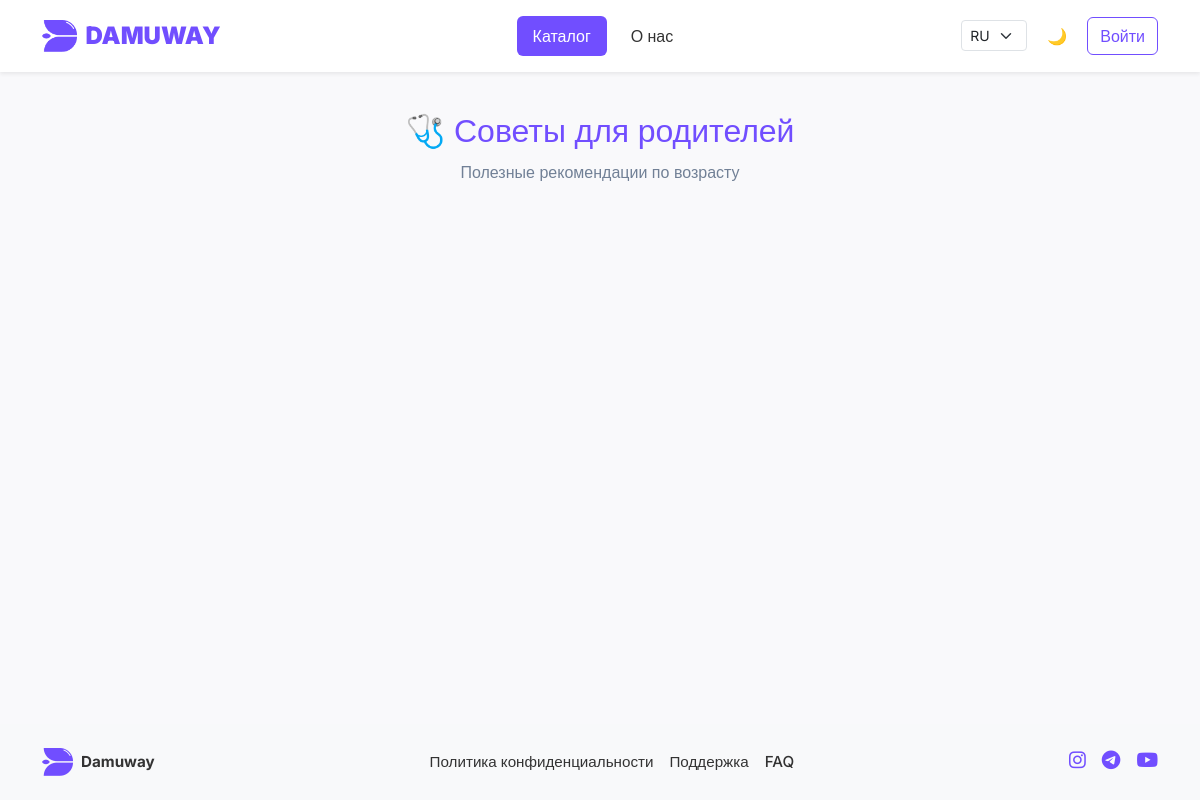
Before: /ru/advice/ with the older database file.
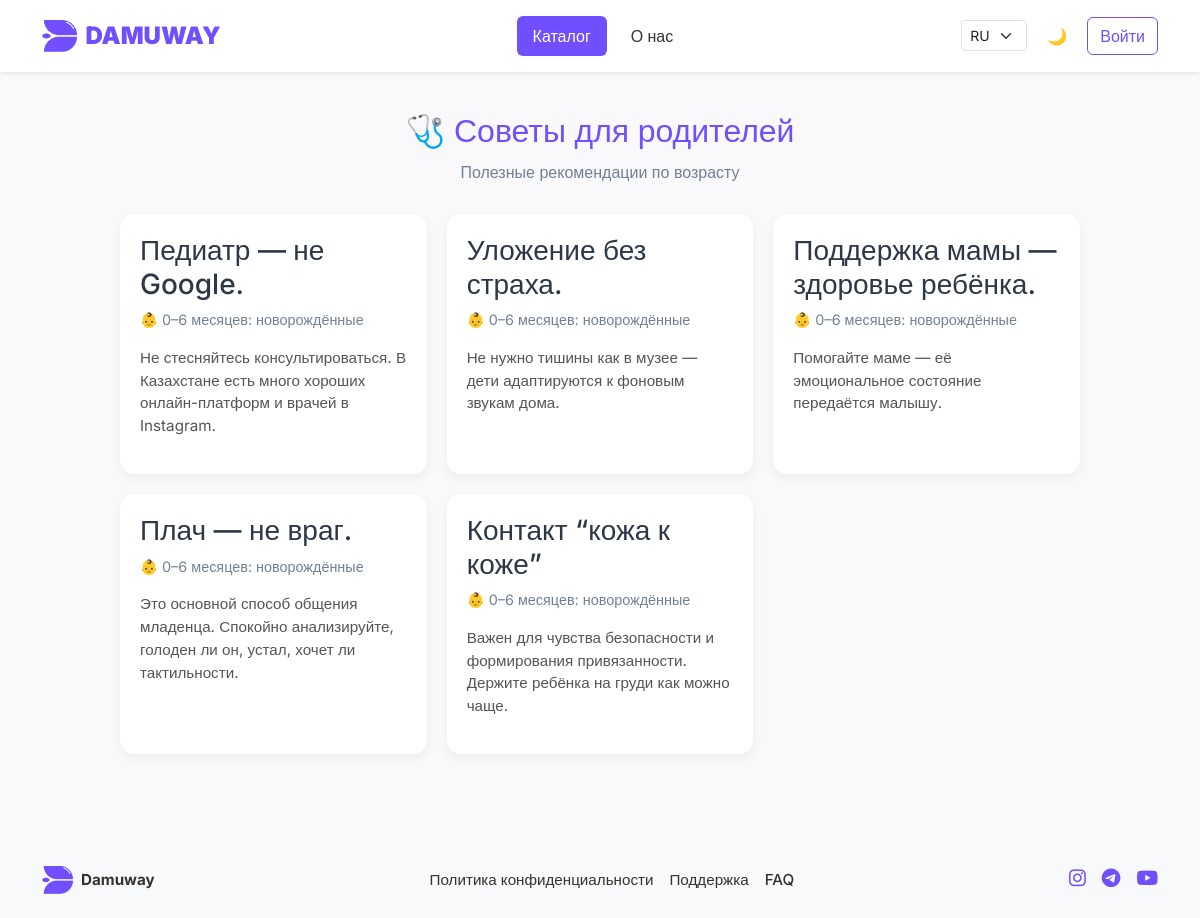
After: the same page with the newer database file.
### apps/advice/models.py (models this page shows, shortened)
class HealthAdvice(models.Model):
    title = models.CharField(max_length=255)
    content = models.TextField()
    age_category = models.ForeignKey(AgeCategory, on_delete=models.SET_NULL, null=True, blank=True)
    created_at = models.DateTimeField(auto_now_add=True)

class AgeCategory(models.Model):
    name = models.CharField(max_length=255, unique=True)

### apps/advice/views.py (the view)
# urls.py: path('', views.advice_list, name='advice_list'),
def advice_list(request):
    advices = HealthAdvice.objects.all().order_by('-created_at')
    return render(request, 'advice/advice_list.html', {'advices': advices})

### templates/advice/advice_list.html (shortened to what this page needs)
{% extends 'base.html' %}
{% load static %}
{% block extra_css %}
<link rel="stylesheet" href="{% static 'css/advice/advice.css' %}">
{% endblock %}
{% block content %}
<div class="advice-list-container">
  <h1>🩺 Советы для родителей</h1>
  <p class="subtitle">Полезные рекомендации по возрасту</p>
  <div class="advice-grid">
    {% for advice in advices %}
    <a href="{% url 'advice_detail' advice.id %}" class="advice-card">
      <div class="advice-info">
        <h3>{{ advice.title }}</h3>
        {% if advice.age_category %}
        <p class="age">👶 {{ advice.age_category.name }}</p>
        {% endif %}
        <p class="excerpt">{{ advice.content|truncatewords:20 }}</p>
      </div>
    </a>
    {% endfor %}
  </div>
</div>
{% endblock %}

Changed rows visible on the page:
added HealthAdvice: title "Педиатр — не Google.", age_category.name "0–6 месяцев: новорождённые", content "Не стесняйтесь консультироваться. В Казахстане есть много хороших онлайн-платформ и врачей в Instagram."
added HealthAdvice: title "Уложение без страха.", age_category.name "0–6 месяцев: новорождённые", content "Не нужно тишины как в музее — дети адаптируются к фоновым звукам дома."
added HealthAdvice: title "Поддержка мамы — здоровье ребёнка.", age_category.name "0–6 месяцев: новорождённые", content "Помогайте маме — её эмоциональное состояние передаётся малышу."
added HealthAdvice: title "Плач — не враг.", age_category.name "0–6 месяцев: новорождённые", content "Это основной способ общения младенца. Спокойно анализируйте, голоден ли он, устал, хочет ли тактильности."
added HealthAdvice: title "Контакт “кожа к коже”", age_category.name "0–6 месяцев: новорождённые", content "Важен для чувства безопасности и формирования привязанности. Держите ребёнка на груди как можно чаще."
